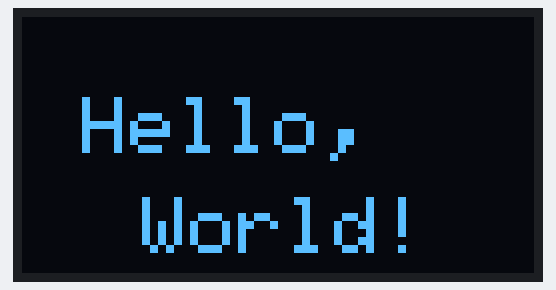
This sketch was run on a simulated Arduino Uno, built with avr-gcc and run on an emulated ATmega328P. On the bench: 128×64 one-colour display.

Above: at 0.1 s.

The sketch:

Backup_code_for_Display.ino
```cpp
#include <Wire.h>
#include <Adafruit_GFX.h>
#include <Adafruit_SH1106.h>

#define SCREEN_WIDTH 128
#define SCREEN_HEIGHT 64
#define OLED_SDA 21
#define OLED_SCL 22
Adafruit_SH1106 display(21, 22);

void setup() {
  display.begin(SH1106_SWITCHCAPVCC, 0x3C);
  display.clearDisplay();

  display.setTextSize(2);
  display.setTextColor(WHITE);
  display.setCursor(15, 20);
  display.println("Hello,");
  display.setCursor(30, 45);
  display.println("World!");

  display.display();
}

void loop() {

}
```
